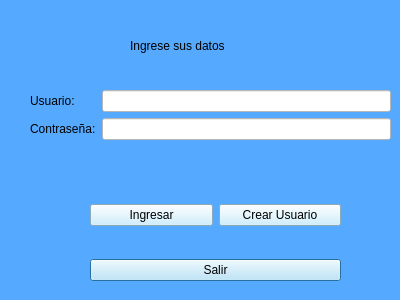
<?xml version="1.0" encoding="UTF-8"?>
<ui version="4.0">
 <class>Dialog</class>
 <widget class="QDialog" name="Dialog">
  <property name="geometry">
   <rect>
    <x>0</x>
    <y>0</y>
    <width>400</width>
    <height>300</height>
   </rect>
  </property>
  <property name="windowTitle">
   <string>INGRESO</string>
  </property>
  <property name="styleSheet">
   <string notr="true">background-color: rgb(85, 170, 255);
font: 75 12pt &quot;Sitka Heading&quot;;
</string>
  </property>
  <widget class="QWidget" name="formLayoutWidget">
   <property name="geometry">
    <rect>
     <x>30</x>
     <y>90</y>
     <width>361</width>
     <height>79</height>
    </rect>
   </property>
   <layout class="QFormLayout" name="formLayout">
    <item row="1" column="0">
     <widget class="QLabel" name="label_2">
      <property name="text">
       <string>Contraseña:</string>
      </property>
     </widget>
    </item>
    <item row="1" column="1">
     <widget class="QLineEdit" name="Bot_Contrasena">
      <property name="styleSheet">
       <string notr="true">background-color: rgb(255, 255, 255);</string>
      </property>
      <property name="echoMode">
       <enum>QLineEdit::Password</enum>
      </property>
     </widget>
    </item>
    <item row="0" column="0">
     <widget class="QLabel" name="label">
      <property name="text">
       <string>Usuario:</string>
      </property>
     </widget>
    </item>
    <item row="0" column="1">
     <widget class="QLineEdit" name="Bot_Usuario">
      <property name="styleSheet">
       <string notr="true">background-color: rgb(255, 255, 255);</string>
      </property>
     </widget>
    </item>
   </layout>
  </widget>
  <widget class="QWidget" name="horizontalLayoutWidget">
   <property name="geometry">
    <rect>
     <x>90</x>
     <y>230</y>
     <width>251</width>
     <height>80</height>
    </rect>
   </property>
   <layout class="QHBoxLayout" name="horizontalLayout">
    <item>
     <widget class="QPushButton" name="salir">
      <property name="styleSheet">
       <string notr="true">background-color: rgb(194, 236, 255);</string>
      </property>
      <property name="text">
       <string>Salir</string>
      </property>
     </widget>
    </item>
   </layout>
  </widget>
  <widget class="QWidget" name="horizontalLayoutWidget_2">
   <property name="geometry">
    <rect>
     <x>90</x>
     <y>180</y>
     <width>251</width>
     <height>71</height>
    </rect>
   </property>
   <layout class="QHBoxLayout" name="horizontalLayout_2">
    <item>
     <widget class="QPushButton" name="ingresar">
      <property name="styleSheet">
       <string notr="true">background-color: rgb(194, 236, 255);</string>
      </property>
      <property name="text">
       <string>Ingresar</string>
      </property>
     </widget>
    </item>
    <item>
     <widget class="QPushButton" name="Bot_Crear">
      <property name="styleSheet">
       <string notr="true">background-color: rgb(194, 236, 255);</string>
      </property>
      <property name="text">
       <string>Crear Usuario</string>
      </property>
     </widget>
    </item>
   </layout>
  </widget>
  <widget class="QLabel" name="label_3">
   <property name="geometry">
    <rect>
     <x>130</x>
     <y>30</y>
     <width>191</width>
     <height>31</height>
    </rect>
   </property>
   <property name="text">
    <string>Ingrese sus datos</string>
   </property>
  </widget>
 </widget>
 <resources/>
 <connections/>
</ui>
